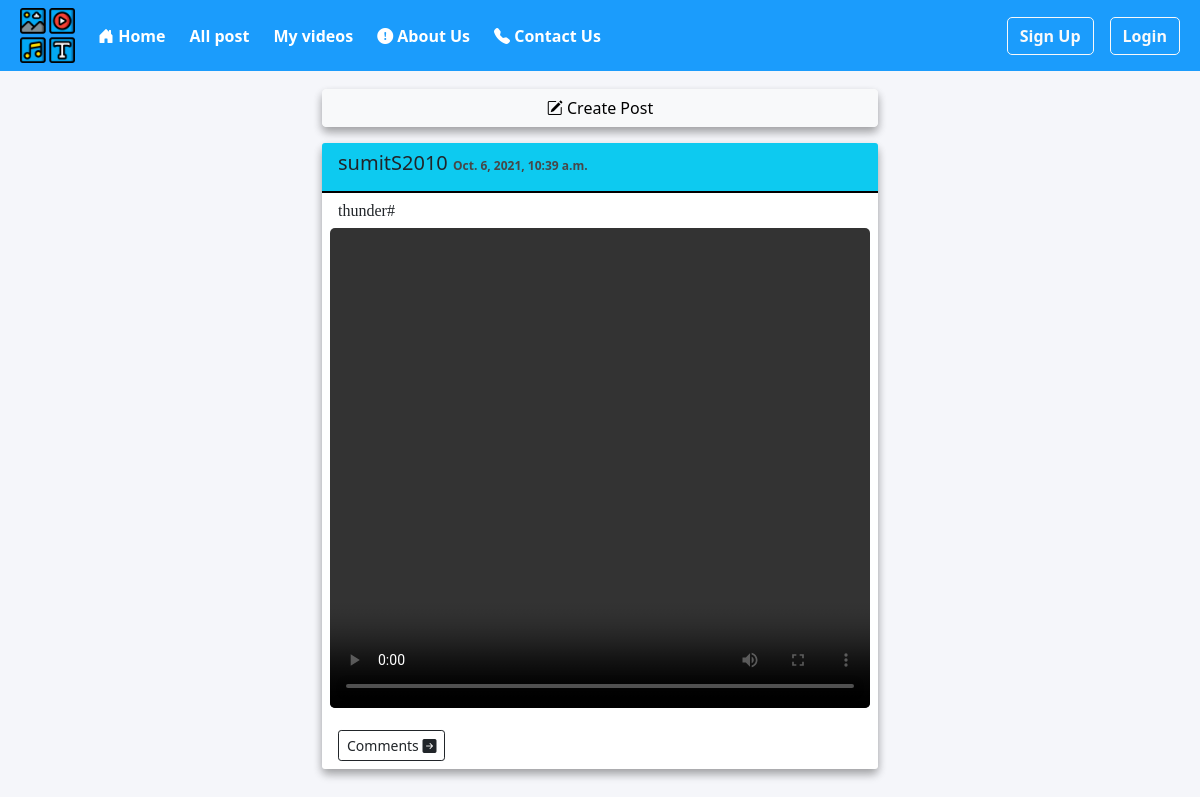
Screenshot of /videos/ with the database file from the repository.
### videos/models.py (models this page shows, shortened)
class Postvideos(models.Model):
    user = models.ForeignKey(User, on_delete=models.CASCADE, null=True, blank=True)
    about_video = models.CharField(max_length=1000,blank=True)
    video = models.FileField(upload_to='videos/',default='')
    video_post_time = models.DateTimeField(null=True, auto_now_add=True)
    like_video = models.ManyToManyField(User,blank=True,related_name='like_video')
    class Meta:
        ordering = ("-video_post_time",)

### videos/views.py (the view)
# urls.py: path('',views.videos_home,name="videos_home"),
def videos_home(request):
    allPosts = Postvideos.objects.all()
    context1 = {'allPosts': allPosts}
    return render(request, "videos/videos_home.html",context1)

### templates/videos/videos_home.html (shortened to what this page needs)
{% extends 'base_template.html' %}
{% load static %}
{% block navigation_link %}
<a class="nav-link" href="{% url 'videos:videos_home' %}">All post</a>
<a class="nav-link" href="{% url 'videos:my_videos' %}">My videos</a>
{% endblock%}
{% block body %}
<div class="container">
	<div class="row g-2">
		<div class="col-md-3">
		</div>
		<div class="col-md-6">
			<div class="card mb-3" id="create_post">
			<button type="button" class="btn btn-light" data-bs-toggle="modal" data-bs-target="#staticBackdrop"id="all-button">
			<i class="bi bi-pencil-square"></i> Create Post</button>
			</div>
			{% for post in allPosts  %}
			<div class="card mb-3">
					<div class="card-header bg-info">
						<div class="row">
							<div class="col-md-12">
								<h5>{{post.user.username}}  <b class="post-time">{{post.video_post_time}}</b></h5>
							</div>
						</div>
					</div>
					<div class="card-body p-1 m-1">
						<h6 class="media-caption">{{post.about_video}}</h6>
                        {% if post.video %}
                        <video  class="post-img" controls>
                        <source type="video/mp4" src="{{ post.video.url }}">
                        </video>
                        {% endif %}
					</div>
					<div class="card-footer bg-white">
						<div class="row">
							<div class="col-md-12">
								<a class=" btn btn-outline-dark btn-sm" href="/videos/{{post.pk}}" role="button">
								Comments <i class="bi bi-arrow-right-square-fill"></i></a>
							</div>
						</div>
					</div>
			</div>
			{% endfor %}
		</div>
		<div class="col-md-3">
		</div>
	</div>
</div>
{% endblock %}

### templates/base_template.html (style rules this page uses)
.container { width: 100%; height: auto; padding: 10px; }
.nav-link { color:white; margin-left:8px; font-weight: bold; }
.card { margin-top:8px; width:100%; height:450px auto; border-radius:5px; border:none; box-shadow: 0 4px 8px 0 rgba(0, 0, 0, 0.2), 0 6px 10px 0 rgba(0, 0, 0, 0.19); }
.card-header { border-bottom:2px solid black; }
.card-footer { border:none; }
.post-time { font-size:12px; color:#474747; }
.media-caption { padding-left:8px; font-family:Georgia; }
#create_post { width:100%; border-radius:5px; }
.post-img { width:100%; height:60vh; object-fit:cover; border-radius:5px; }

### rows the page displays
Postvideos: user.username "sumitS2010", video_post_time "Oct. 6, 2021, 10:39 a.m.", about_video "thunder#"
